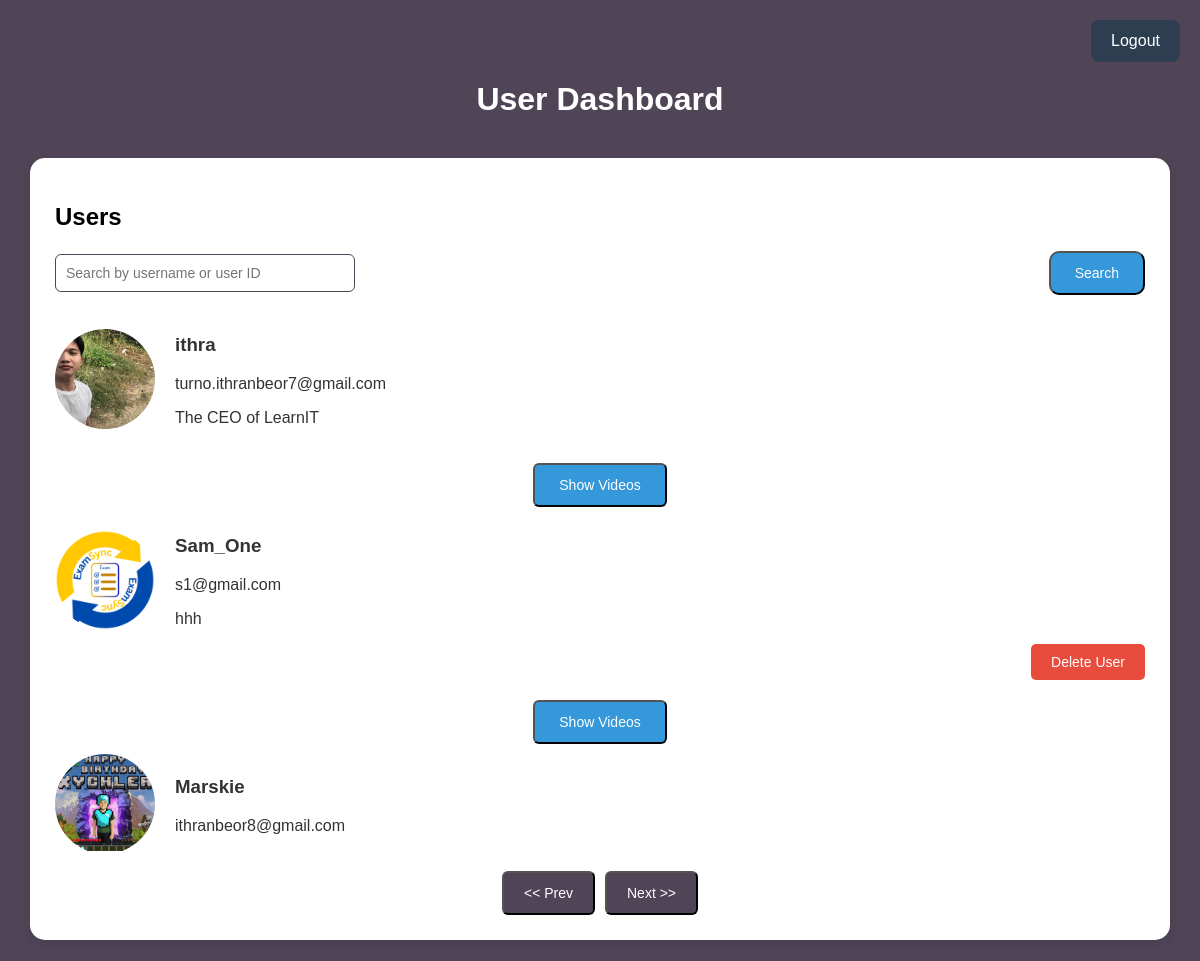
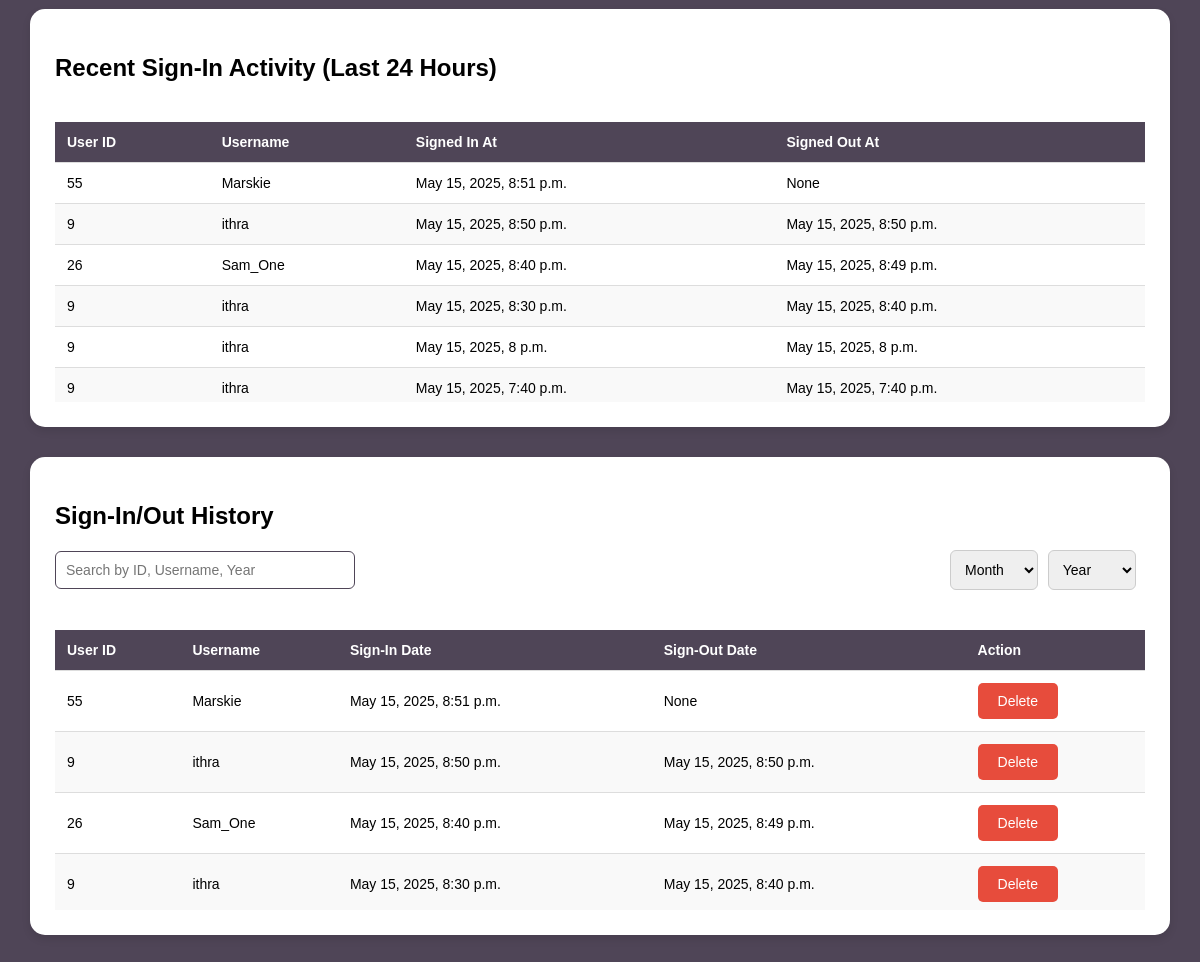
Page /admin_dashboard/ (signed in) on the committed database (2 pictures, top to bottom).
### users/models.py (models this page shows, shortened)
class Profile(models.Model):
    user = models.OneToOneField(User, on_delete=models.CASCADE)
    description = models.TextField(blank=True)
    picture = models.ImageField(upload_to='profile_pics/', default='profile_pics/default.jpg')

class SignInActivity(models.Model):
    user = models.ForeignKey(User, on_delete=models.CASCADE)
    sign_in_time = models.DateTimeField(auto_now_add=True)
    sign_out_time = models.DateTimeField(null=True, blank=True)

### users/views.py (the view)
# urls.py: path('admin_dashboard/', views.admin_dashboard, name='admin_dashboard'),
@user_passes_test(lambda u: u.is_superuser)
def admin_dashboard(request):
    search_query = request.GET.get('search', '').strip()
    if search_query:
        users = User.objects.filter(
            Q(username__icontains=search_query) |
            Q(id__icontains=search_query)
        ).select_related('profile').prefetch_related('video_set')
    else:
        users = User.objects.all().select_related('profile').prefetch_related('video_set')
    videos = Video.objects.all()
    all_activities = SignInActivity.objects.select_related('user').order_by('-sign_in_time')
    twenty_four_hours_ago = timezone.now() - timedelta(hours=24)
    recent_activities = all_activities.filter(sign_in_time__gte=twenty_four_hours_ago)
    return render(request, 'admin_dashboard.html', {
        'users': users,
        'videos': videos,
        'all_activities': all_activities,
        'recent_activities': recent_activities,
        'search_query': search_query,
    })

### users/templates/admin_dashboard.html (shortened to what this page needs)
<!DOCTYPE html>
<html>
<head>
</head>
<body>
<form method="post" action="{% url 'logout' %}">
  <button type="submit" class="logout-button">Logout</button>
</form>
<div class="container">
  <div class="header">
    <h1>User Dashboard</h1>
  </div>
  <div class="user-card">
    <h2>Users</h2>
    <div class="user-list-container" style="max-height: 600px; overflow-y: auto;">
      <form method="get" action="">
        <div class="search-container">
          <input type="text" name="search" placeholder="Search by username or user ID" value="{{ search_query }}">
          <button type="submit" class="dropdown-btn2">Search</button>
        </div>
      </form>
      {% for user in users %}
        <div class="user-profile">
          <div class="profile-info">
            <img src="{{ user.profile.picture.url }}" alt="Profile Picture">
            <div class="profile-details">
              <h3>{{ user.username }}</h3>
              <p>{{ user.email }}</p>
              <p>{{ user.profile.description }}</p>
            </div>
          </div>
          <div class="profile-actions">
            {% if not user.is_superuser %}
            <form method="post" action="{% url 'delete_user' user.id %}">
              <button type="submit">Delete User</button>
            </form>
            {% endif %}
          </div>
        </div>
        {% if user.video_set.all|length > 0 %}
          <div class="video-list-container">
            <button class="dropdown-btn" onclick="toggleVideos('{{ user.id }}')">Show Videos</button>
          </div>
        {% else %}
          <p>No videos uploaded.</p>
        {% endif %}
      {% endfor %}
    </div>
    <div class="pagination">
      <button>&lt;&lt; Prev</button>
      <button>Next &gt;&gt;</button>
    </div>
  </div>
  <div class="user-card">
    <h2>Recent Sign-In Activity (Last 24 Hours)</h2>
    <div style="max-height: 300px; overflow-y: auto;">
      <table>
        <thead>
          <tr>
            <th>User ID</th>
            <th>Username</th>
            <th>Signed In At</th>
            <th>Signed Out At</th>
          </tr>
        </thead>
        <tbody>
          {% for record in recent_activities %}
            <tr>
              <td>{{ record.user.id }}</td>
              <td>{{ record.user.username }}</td>
              <td>{{ record.sign_in_time }}</td>
              <td>{{ record.sign_out_time }}</td>
            </tr>
          {% empty %}
            <tr><td colspan="4" style="text-align:center;">No recent activity.</td></tr>
          {% endfor %}
        </tbody>
      </table>
    </div>
  </div>
  <div class="user-card">
    <h2>Sign-In/Out History</h2>
    <div class="search-container">
      <input type="text" id="searchInput" placeholder="Search by ID, Username, Year" oninput="filterTable()">
      <div style="display: inline-flex; gap: 10px;">
        <select id="monthSelect" onchange="filterTable()">
          <option value="">Month</option>
        </select>
        <select id="yearSelect" onchange="filterTable()">
          <option value="">Year</option>
        </select>
      </div>
    </div>
    <div style="max-height: 300px; overflow-y: auto;">
      <table id="signInHistory">
        <thead>
          <tr>
            <th>User ID</th>
            <th>Username</th>
            <th>Sign-In Date</th>
            <th>Sign-Out Date</th>
            <th>Action</th>
          </tr>
        </thead>
        <tbody>
          {% for record in all_activities %}
            <tr>
              <td>{{ record.user.id }}</td>
              <td>{{ record.user.username }}</td>
              <td>{{ record.sign_in_time }}</td>
              <td>{{ record.sign_out_time }}</td>
              <td>
                <form method="post" action="{% url 'delete_signin_activity' record.id %}">
                  <button type="submit" class="delete-btn">Delete</button>
                </form>
              </td>
            </tr>
          {% empty %}
            <tr><td colspan="5" style="text-align:center;">No history available.</td></tr>
          {% endfor %}
        </tbody>
      </table>
    </div>
  </div>
</div>
</body>
</html>

### users/templates/admin_dashboard.html (style rules this page uses)
body { background-color: #4f4557; font-family: 'Arial', sans-serif; margin: 0; padding: 0; }
.container { padding: 30px; border-radius: 10px; max-width: 1200px; margin: 30px auto; }
.header { text-align: center; margin-bottom: 40px; }
.header h1 { color: white; font-size: 32px; font-weight: 600; }
.user-card { background-color: #ffffff; padding: 25px; border-radius: 15px; margin-bottom: 30px; box-shadow: 0 4px 8px rgba(0, 0, 0, 0.1); }
.profile-info { display: flex; align-items: center; gap: 20px; }
.profile-info img { width: 100px; height: 100px; border-radius: 50%; object-fit: cover; }
.profile-info .profile-details { color: #333; }
.profile-actions { text-align: right; margin-left: 20px; }
.profile-actions button { background-color: #e74c3c; color: #fff; padding: 10px 20px; border: none; border-radius: 5px; cursor: pointer; font-size: 14px; transition: background-color 0.3s; }
.video-list-container { margin-top: 20px; }
.dropdown-btn { background-color: #3498db; color: white; padding: 12px 24px; border-radius: 6px; font-size: 14px; cursor: pointer; transition: background-color 0.3s; margin: 10px auto; display: block; }
.dropdown-btn2 { background-color: #3498db; color: white; padding: 12px 24px; border-radius: 10px; font-size: 14px; cursor: pointer; transition: background-color 0.3s; display: block; }
.search-container { display: flex; justify-content: space-between; align-items: center; gap: 20px; margin-bottom: 20px; }
.search-container input, .search-container select { padding: 10px; border-radius: 6px; border: 1px solid #ccc; font-size: 14px; width: 45%; max-width: 300px; box-sizing: border-box; }
.search-container input { border-color: #4f4557; }
.delete-btn { background-color: #e74c3c; color: white; padding: 10px 20px; border-radius: 5px; border: none; cursor: pointer; font-size: 14px; transition: background-color 0.3s; }
.pagination { display: flex; justify-content: center; gap: 10px; margin-top: 20px; }
.pagination button { background-color: #4f4557; color: white; padding: 12px 20px; border-radius: 6px; font-size: 14px; cursor: pointer; transition: background-color 0.3s; }
.logout-button { background-color: #2c3e50; color: white; padding: 12px 20px; border-radius: 8px; cursor: pointer; font-size: 16px; position: absolute; top: 20px; right: 20px; border: none; transition: background-color 0.3s; }
table { width: 100%; border-collapse: collapse; margin-top: 20px; }
table th, table td { padding: 12px; text-align: left; font-size: 14px; border-bottom: 1px solid #ddd; }
table thead { background-color: #4f4557; color: white; }
table tbody tr:nth-child(even) { background-color: #f9f9f9; }

### rows in the picture
SignInActivity: user.id "55", user.username "Marskie", sign_in_time "May 15, 2025, 8:51 p.m.", sign_out_time "None"
SignInActivity: user.id "9", user.username "ithra", sign_in_time "May 15, 2025, 8:50 p.m.", sign_out_time "May 15, 2025, 8:50 p.m."
SignInActivity: user.id "26", user.username "Sam_One", sign_in_time "May 15, 2025, 8:40 p.m.", sign_out_time "May 15, 2025, 8:49 p.m."
SignInActivity: user.id "9", user.username "ithra", sign_in_time "May 15, 2025, 8:30 p.m.", sign_out_time "May 15, 2025, 8:40 p.m."
SignInActivity: user.id "9", user.username "ithra", sign_in_time "May 15, 2025, 8 p.m.", sign_out_time "May 15, 2025, 8 p.m."
SignInActivity: user.id "9", user.username "ithra", sign_in_time "May 15, 2025, 7:40 p.m.", sign_out_time "May 15, 2025, 7:40 p.m."

### other values in the picture
{{ user.username }} "ithra"
{{ user.email }} "turno.ithranbeor7@gmail.com"
{{ user.profile.description }} "The CEO of LearnIT"
{{ user.username }} "Sam_One"
{{ user.email }} "s1@gmail.com"
{{ user.profile.description }} "hhh"
{{ user.username }} "Marskie"
{{ user.email }} "ithranbeor8@gmail.com"
